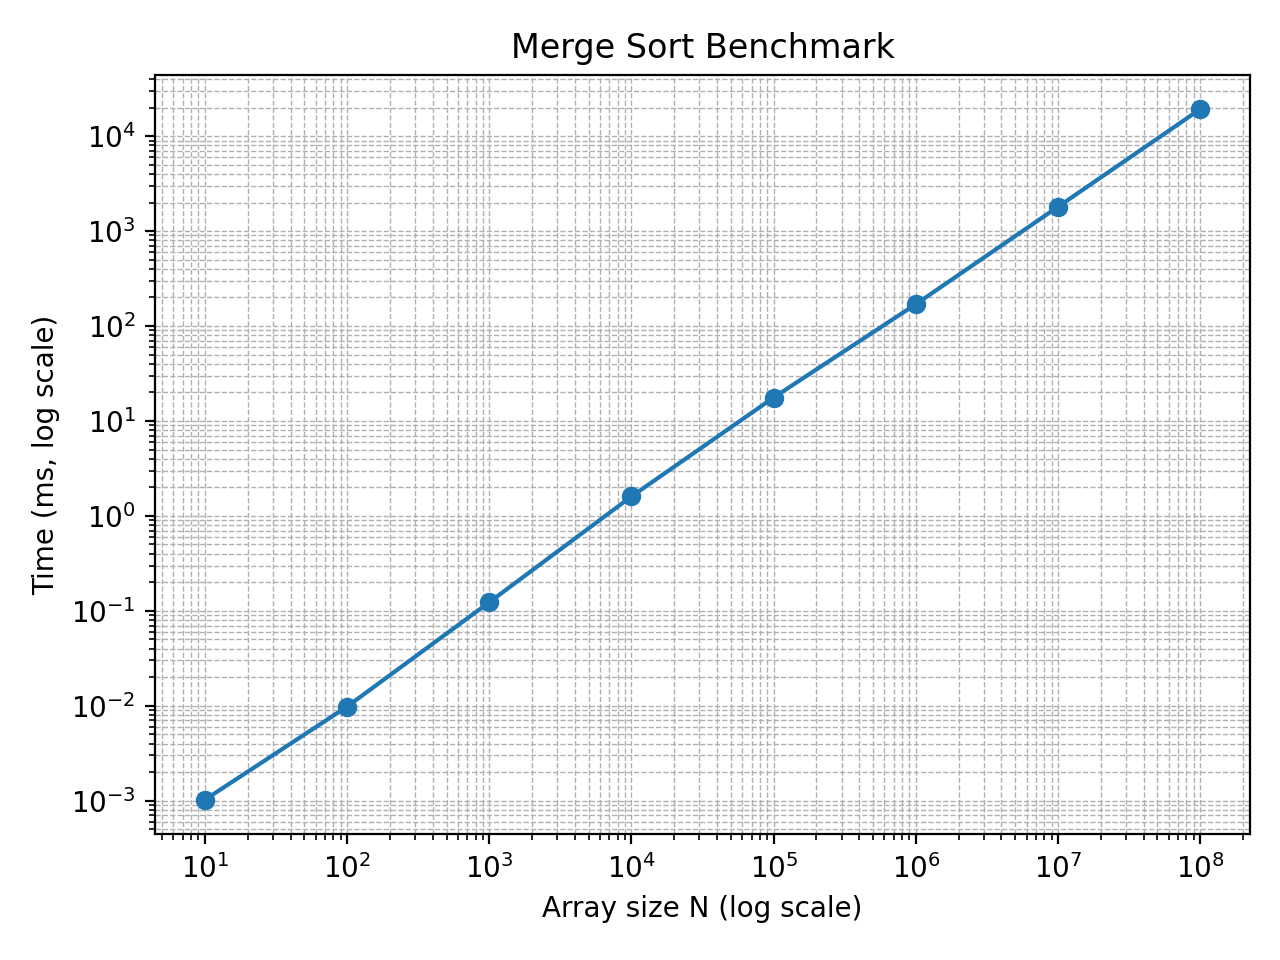

This chart was generated by the following Python code:
import sys
import matplotlib.pyplot as plt

def read_results(path):
    xs = []
    ys = []
    with open(path, "r") as f:
        for line in f:
            line = line.strip()
            if not line:
                continue
            parts = line.split()
            if len(parts) != 2:
                continue
            n = int(parts[0])
            t = float(parts[1])
            xs.append(n)
            ys.append(t)
    return xs, ys

def main():
    if len(sys.argv) != 3:
        print("Usage: python3 plot.py <results.txt> <plot.png>")
        sys.exit(1)

    results_path = sys.argv[1]
    out_path = sys.argv[2]

    xs, ys = read_results(results_path)

    plt.figure()
    plt.plot(xs, ys, marker="o")
    plt.xscale("log")
    plt.yscale("log")
    plt.xlabel("Array size N (log scale)")
    plt.ylabel("Time (ms, log scale)")
    plt.title("Merge Sort Benchmark")
    plt.grid(True, which="both", linestyle="--", linewidth=0.5)
    plt.tight_layout()
    plt.savefig(out_path, dpi=200)
    print(f"Wrote {out_path}")

if __name__ == "__main__":
    main()
